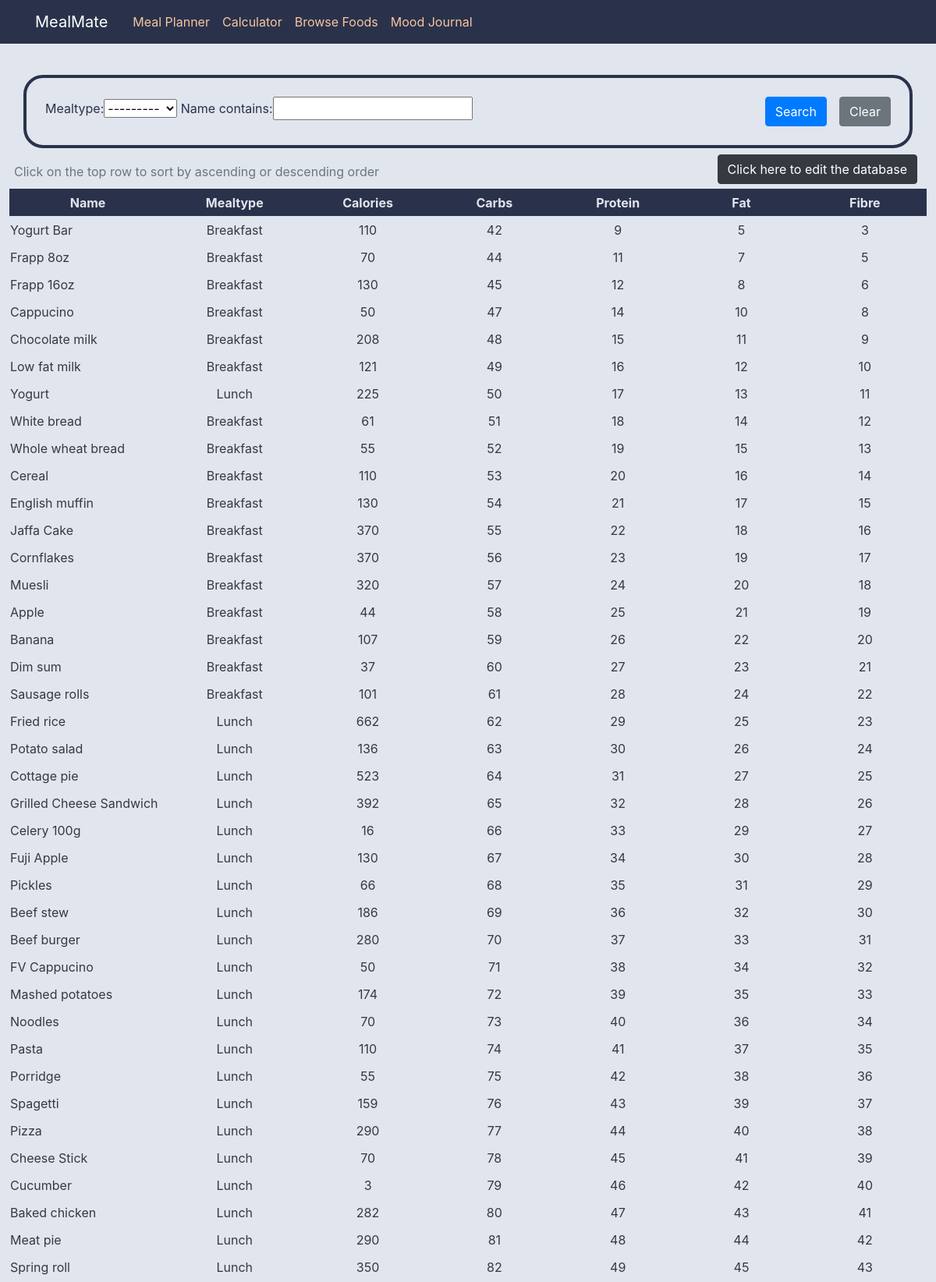
Screenshot of /sort/display_sortfoods (upper part) with the database file from the repository.
### database/models.py (models this page shows, shortened)
class foodinfo(models.Model):
    mealtype_choices = (
        ('Breakfast','Breakfast'),
        ('Lunch','Lunch'),
        ('Dinner','Dinner'),
    )
    name = models.CharField(max_length=30)
    description = models.TextField(blank=True)
    mealtype = models.CharField(max_length=300,blank=True,choices=mealtype_choices)
    calories = models.IntegerField()
    carbs = models.IntegerField()
    protein = models.IntegerField()
    fat = models.IntegerField()
    fibre = models.IntegerField()
    size = models.IntegerField()

### sort/views.py (the view)
def display_sortfoods(request):
    name = foodinfo.objects.all()
    myFilter = FoodFilter(request.GET, queryset=name )
    name = myFilter.qs
    context = {
        'name' : name,
        'myFilter': myFilter,
        'header': 'Foods',
     }
    return render(request, 'index.html', context)

### sort/templates/index.html (shortened to what this page needs)
{% extends 'base.html' %}
{% load static%}
{% load crispy_forms_tags %}
{% block database %}
<div style="display:block;">
    <div class ="p-4" style="border:solid ; border-width: 4px; border-radius: 25px; display:inline-block; width:95%; margin-left:2.5%;" >
        <form method="get">
            {{myFilter.form }}
                <a href="{% url 'display_sortfoods' %}" class="btn btn-secondary float-right ml-2" role="button" >
                    Clear
                </a>
                <button class="btn btn-primary mx-2 float-right ml-4 " type="submit">
                    Search
                </button>
        </form>
    </div>
    <div class="mr-4 mt-2" style="display:inline-flex; float: right;margin-bottom: 0.5%">
        <a href="{% url 'database-home' %}" class="btn btn-dark btn-md" role="button" >Click here to edit the database</a>
    </div>
</div>
<br>
<p class="text-muted" style="padding-top:0.5%; margin-left: 1.5%; line-height:0%;">Click on the top row to sort by ascending or descending order</p>
<table class="table-sortable" style="width: 98%; margin:0 auto;margin-bottom:2%;">
    <thead style="background-color:#2a324b; color:#e1e5ee;">
        <tr style="height:35px;" >
            <th style="text-align: center; width:5%">Name</th>
            <th style="text-align: center; width: 5%">Mealtype</th>
            <th style="text-align: center; width: 5%">Calories</th>
            <th style="text-align: center; width: 5%">Carbs</th>
            <th style="text-align: center; width: 5%">Protein</th>
            <th style="text-align: center; width: 5%">Fat</th>
            <th style="text-align: center; width: 5%">Fibre</th>
        </tr>
    </thead>
    <tbody>
        {% for name in name %}
            <tr style="height:35px;" onmouseover="this.style.backgroundColor='#D0D4DC';" onmouseout="this.style.backgroundColor='#e1e5ee';">
                <td><a href="{% url 'browseinfo-detail' name.pk %}" class="text-dark">{{ name.name }}</a></td>
                <td style="text-align: center;">
                    <a href="{% url 'browseinfo-detail' name.pk %}" class="text-dark">
                        {% if name.mealtype %}
                            {{name.mealtype}}
                        {% else %}
                            Ingredient
                        {% endif %}
                    </a>
                </td>
                <td style="text-align: center;"><a href="{% url 'browseinfo-detail' name.pk %}" class="text-dark">{{name.calories}}</a></td>
                <td style="text-align: center;"><a href="{% url 'browseinfo-detail' name.pk %}" class="text-dark">{{ name.carbs }}</a></td>
                <td style="text-align: center;"><a href="{% url 'browseinfo-detail' name.pk %}" class="text-dark">{{ name.protein }}</a></td>
                <td style="text-align: center;"><a href="{% url 'browseinfo-detail' name.pk %}" class="text-dark">{{ name.fat }}</a></td>
                <td style="text-align: center;"><a href="{% url 'browseinfo-detail' name.pk %}" class="text-dark">{{ name.fibre }}</a></td>
            </tr>
        {% endfor %}
    </tbody>
</table>
{% endblock %}

### mealmate/static/mealmate/main.css (style rules this page uses)
body { background: #e1e5ee; color: #2a324b; margin-top: 5rem; }

### rows the page displays
foodinfo: name "Yogurt Bar", mealtype "Breakfast", calories "110", carbs "42", protein "9", fat "5", fibre "3"
foodinfo: name "Frapp 8oz", mealtype "Breakfast", calories "70", carbs "44", protein "11", fat "7", fibre "5"
foodinfo: name "Frapp 16oz", mealtype "Breakfast", calories "130", carbs "45", protein "12", fat "8", fibre "6"
foodinfo: name "Cappucino", mealtype "Breakfast", calories "50", carbs "47", protein "14", fat "10", fibre "8"
foodinfo: name "Chocolate milk", mealtype "Breakfast", calories "208", carbs "48", protein "15", fat "11", fibre "9"
foodinfo: name "Low fat milk", mealtype "Breakfast", calories "121", carbs "49", protein "16", fat "12", fibre "10"
foodinfo: name "Yogurt", mealtype "Lunch", calories "225", carbs "50", protein "17", fat "13", fibre "11"
foodinfo: name "White bread", mealtype "Breakfast", calories "61", carbs "51", protein "18", fat "14", fibre "12"
foodinfo: name "Whole wheat bread", mealtype "Breakfast", calories "55", carbs "52", protein "19", fat "15", fibre "13"
foodinfo: name "Cereal", mealtype "Breakfast", calories "110", carbs "53", protein "20", fat "16", fibre "14"
foodinfo: name "English muffin", mealtype "Breakfast", calories "130", carbs "54", protein "21", fat "17", fibre "15"
foodinfo: name "Jaffa Cake", mealtype "Breakfast", calories "370", carbs "55", protein "22", fat "18", fibre "16"
foodinfo: name "Cornflakes", mealtype "Breakfast", calories "370", carbs "56", protein "23", fat "19", fibre "17"
foodinfo: name "Muesli", mealtype "Breakfast", calories "320", carbs "57", protein "24", fat "20", fibre "18"
foodinfo: name "Apple", mealtype "Breakfast", calories "44", carbs "58", protein "25", fat "21", fibre "19"
foodinfo: name "Banana", mealtype "Breakfast", calories "107", carbs "59", protein "26", fat "22", fibre "20"
foodinfo: name "Dim sum", mealtype "Breakfast", calories "37", carbs "60", protein "27", fat "23", fibre "21"
foodinfo: name "Sausage rolls", mealtype "Breakfast", calories "101", carbs "61", protein "28", fat "24", fibre "22"
foodinfo: name "Fried rice", mealtype "Lunch", calories "662", carbs "62", protein "29", fat "25", fibre "23"
foodinfo: name "Potato salad", mealtype "Lunch", calories "136", carbs "63", protein "30", fat "26", fibre "24"
foodinfo: name "Cottage pie", mealtype "Lunch", calories "523", carbs "64", protein "31", fat "27", fibre "25"
foodinfo: name "Grilled Cheese Sandwich", mealtype "Lunch", calories "392", carbs "65", protein "32", fat "28", fibre "26"
foodinfo: name "Celery 100g", mealtype "Lunch", calories "16", carbs "66", protein "33", fat "29", fibre "27"
foodinfo: name "Fuji Apple", mealtype "Lunch", calories "130", carbs "67", protein "34", fat "30", fibre "28"
foodinfo: name "Pickles", mealtype "Lunch", calories "66", carbs "68", protein "35", fat "31", fibre "29"
foodinfo: name "Beef stew", mealtype "Lunch", calories "186", carbs "69", protein "36", fat "32", fibre "30"
foodinfo: name "Beef burger", mealtype "Lunch", calories "280", carbs "70", protein "37", fat "33", fibre "31"
foodinfo: name "FV Cappucino", mealtype "Lunch", calories "50", carbs "71", protein "38", fat "34", fibre "32"
foodinfo: name "Mashed potatoes", mealtype "Lunch", calories "174", carbs "72", protein "39", fat "35", fibre "33"
foodinfo: name "Noodles", mealtype "Lunch", calories "70", carbs "73", protein "40", fat "36", fibre "34"
foodinfo: name "Pasta", mealtype "Lunch", calories "110", carbs "74", protein "41", fat "37", fibre "35"
foodinfo: name "Porridge", mealtype "Lunch", calories "55", carbs "75", protein "42", fat "38", fibre "36"
foodinfo: name "Spagetti", mealtype "Lunch", calories "159", carbs "76", protein "43", fat "39", fibre "37"
foodinfo: name "Pizza", mealtype "Lunch", calories "290", carbs "77", protein "44", fat "40", fibre "38"
foodinfo: name "Cheese Stick", mealtype "Lunch", calories "70", carbs "78", protein "45", fat "41", fibre "39"
foodinfo: name "Cucumber", mealtype "Lunch", calories "3", carbs "79", protein "46", fat "42", fibre "40"
foodinfo: name "Baked chicken", mealtype "Lunch", calories "282", carbs "80", protein "47", fat "43", fibre "41"
foodinfo: name "Meat pie", mealtype "Lunch", calories "290", carbs "81", protein "48", fat "44", fibre "42"
foodinfo: name "Spring roll", mealtype "Lunch", calories "350", carbs "82", protein "49", fat "45", fibre "43"
